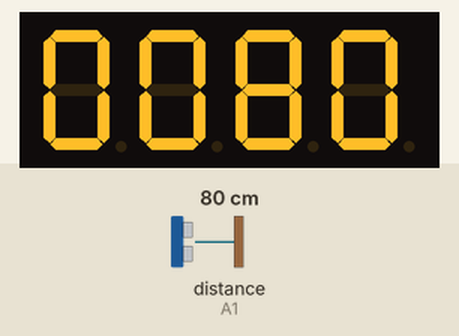
This sketch was run on a simulated Arduino Uno, built with avr-gcc and run on an emulated ATmega328P. On the bench: 4-digit seven-segment display. Wiring (inferred from the names in the program): ultrasonic range finder: trigger A0; echo A1; 4-digit 7-segment display, segments lit when HIGH: segments pin 2, pin 3, pin 4, pin 5, pin 6, pin 7, pin 8, pin 9; digit selects pin 10, pin 11, pin 12, pin 13. The inputs (shaded band) are chosen by the test bench; at power-on: distance to the obstacle (sensor on A1) 80 cm. The echo pulse lasts 58.3 µs per cm; the segment pins are drawn as the display they are named for.

Above: at 1.2 s.
1.3 s: distance to the obstacle (sensor on A1) set to 250 cm
At 1.7 s:
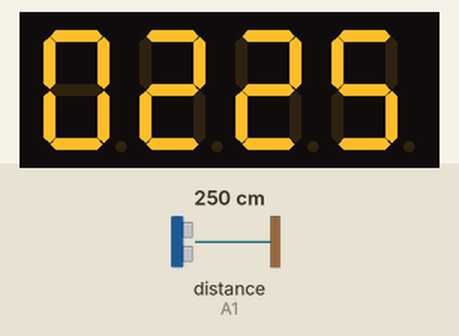
2.9 s: distance to the obstacle (sensor on A1) set to 2 cm
At 3.8 s:
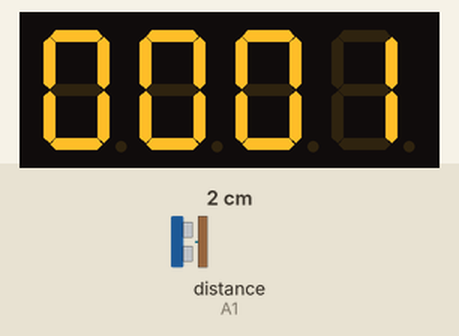
4.5 s: distance to the obstacle (sensor on A1) set to 4 cm
At 5.5 s:
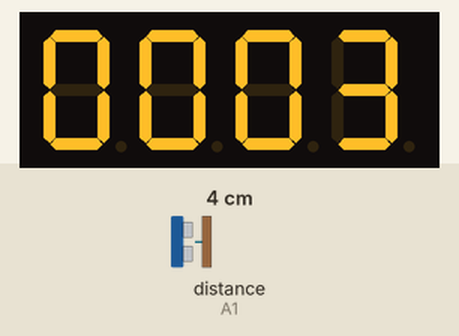
Timing chart, 0 to 7.5 s (numbered marks = the images above; inputs shaded):
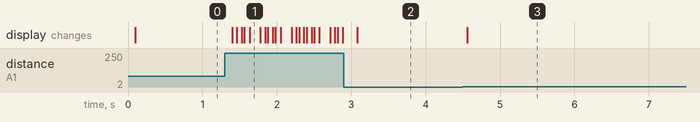

Measured:
- after the input at 1.3 s, the display: changes after 0.10 s (image 1)
- after the input at 2.9 s, the display: changes after 0.18 s (image 2)
- after the input at 4.5 s, the display: changes after 0.06 s (image 3)

The sketch:

Ultrasonic_Ranging.ino
```cpp
// display 1234
	// select pin for cathode
	int a = 2;
	int b = 3;
	int c = 4;
	int d = 5;
	int e = 6;
	int f = 7;
	int g = 8;
	int dp = 9;
	// select pin for anode
	int d4 = 13;
	int d3 = 12;
	int d2 = 11;
	int d1 = 10;
	// set variable
	long n = 1230;
	int x = 100;
	int del = 55;  // fine adjustment for clock
	int TrigPin =A0;
  int EchoPin =A1;
  int datn;
	void setup()
	{
	  pinMode(d1, OUTPUT);
	  pinMode(d2, OUTPUT);
	  pinMode(d3, OUTPUT);
	  pinMode(d4, OUTPUT);
	  pinMode(a, OUTPUT);
	  pinMode(b, OUTPUT);
	  pinMode(c, OUTPUT);
	  pinMode(d, OUTPUT);
	  pinMode(e, OUTPUT);
	  pinMode(f, OUTPUT);
	  pinMode(g, OUTPUT);
	  pinMode(dp, OUTPUT);
    pinMode(TrigPin,OUTPUT);
    pinMode(EchoPin,INPUT);
	}
/////////////////////////////////////////////////////////////
void loop()
{
// Display(1, 1);
// Display(2, 2);
// Display(3, 3);
// Display(4, 4);
displaycm();

}
///////////////////////////////////////////////////////////////
void displaycm()
{
  int r=0;
  int q=0;
  int w=0;
  int e=0;
  int l;
  digitalWrite(TrigPin,LOW);
  delayMicroseconds(2);
  digitalWrite(TrigPin,HIGH);
  delayMicroseconds(10);
  digitalWrite(TrigPin,LOW);

  datn = pulseIn(EchoPin,HIGH)/58.00;
  //datn=202;
  if(datn>225)
 {datn=225;
  }
  Serial.print("juli=");
  Serial. print(datn);
  Serial. print("cm");
  Serial. println();
  //datn=datn*10;
  //delay(1000);
      for(l=0;l<20;l++)
        {
        r=datn/1000;//千位
        q=(datn/100)%10;//百位
        w=(datn/10)%10;//十位
        e=datn%10;//个位
        Clear();
        Display(1, r);
        Display(2, q);
        Display(3, w);
        Display(4, e);
        }
}


void WeiXuan(unsigned char n)//
{
    switch(n)
     {
	case 1:
	  digitalWrite(d1,LOW);
 	  digitalWrite(d2, HIGH);
	  digitalWrite(d3, HIGH);
	  digitalWrite(d4, HIGH);
	 break;
	 case 2:
	  digitalWrite(d1, HIGH);
 	  digitalWrite(d2, LOW);
	  digitalWrite(d3, HIGH);
	  digitalWrite(d4, HIGH);
	    break;
	  case 3:
	    digitalWrite(d1,HIGH);
 	   digitalWrite(d2, HIGH);
	   digitalWrite(d3, LOW);
	   digitalWrite(d4, HIGH);
	    break;
	  case 4:
	   digitalWrite(d1, HIGH);
 	   digitalWrite(d2, HIGH);
	   digitalWrite(d3, HIGH);
	   digitalWrite(d4, LOW);
	    break;
        default :
           digitalWrite(d1, HIGH);
	   digitalWrite(d2, HIGH);
	   digitalWrite(d3, HIGH);
	   digitalWrite(d4, HIGH);
        break;
	  }
}
void Num_0()
{
  digitalWrite(a, HIGH);
  digitalWrite(b, HIGH);
  digitalWrite(c, HIGH);
  digitalWrite(d, HIGH);
  digitalWrite(e, HIGH);
  digitalWrite(f, HIGH);
  digitalWrite(g, LOW);
  digitalWrite(dp,LOW);
}
void Num_1()
{
  digitalWrite(a, LOW);
  digitalWrite(b, HIGH);
  digitalWrite(c, HIGH);
  digitalWrite(d, LOW);
  digitalWrite(e, LOW);
  digitalWrite(f, LOW);
  digitalWrite(g, LOW);
  digitalWrite(dp,LOW);
}
void Num_2()
{
  digitalWrite(a, HIGH);
  digitalWrite(b, HIGH);
  digitalWrite(c, LOW);
  digitalWrite(d, HIGH);
  digitalWrite(e, HIGH);
  digitalWrite(f, LOW);
  digitalWrite(g, HIGH);
  digitalWrite(dp,LOW);
}
void Num_3()
{
  digitalWrite(a, HIGH);
  digitalWrite(b, HIGH);
  digitalWrite(c, HIGH);
  digitalWrite(d, HIGH);
  digitalWrite(e, LOW);
  digitalWrite(f, LOW);
  digitalWrite(g, HIGH);
  digitalWrite(dp,LOW);
}
void Num_4()
{
  digitalWrite(a, LOW);
  digitalWrite(b, HIGH);
  digitalWrite(c, HIGH);
  digitalWrite(d, LOW);
  digitalWrite(e, LOW);
  digitalWrite(f, HIGH);
  digitalWrite(g, HIGH);
  digitalWrite(dp,LOW);
}
void Num_5()
{
  digitalWrite(a, HIGH);
  digitalWrite(b, LOW);
  digitalWrite(c, HIGH);
  digitalWrite(d, HIGH);
  digitalWrite(e, LOW);
  digitalWrite(f, HIGH);
  digitalWrite(g, HIGH);
  digitalWrite(dp,LOW);
}
void Num_6()
{
  digitalWrite(a, HIGH);
  digitalWrite(b, LOW);
  digitalWrite(c, HIGH);
  digitalWrite(d, HIGH);
  digitalWrite(e, HIGH);
  digitalWrite(f, HIGH);
  digitalWrite(g, HIGH);
  digitalWrite(dp,LOW);
}
void Num_7()
{
  digitalWrite(a, HIGH);
  digitalWrite(b, HIGH);
  digitalWrite(c, HIGH);
  digitalWrite(d, LOW);
  digitalWrite(e, LOW);
  digitalWrite(f, LOW);
  digitalWrite(g, LOW);
  digitalWrite(dp,LOW);
}
void Num_8()
{
  digitalWrite(a, HIGH);
  digitalWrite(b, HIGH);
  digitalWrite(c, HIGH);
  digitalWrite(d, HIGH);
  digitalWrite(e, HIGH);
  digitalWrite(f, HIGH);
  digitalWrite(g, HIGH);
  digitalWrite(dp,LOW);
}
void Num_9()
{
  digitalWrite(a, HIGH);
  digitalWrite(b, HIGH);
  digitalWrite(c, HIGH);
  digitalWrite(d, HIGH);
  digitalWrite(e, LOW);
  digitalWrite(f, HIGH);
  digitalWrite(g, HIGH);
  digitalWrite(dp,LOW);
}
void Clear()  // clear the screen
{
  digitalWrite(a, LOW);
  digitalWrite(b, LOW);
  digitalWrite(c, LOW);
  digitalWrite(d, LOW);
  digitalWrite(e, LOW);
  digitalWrite(f, LOW);
  digitalWrite(g, LOW);
  digitalWrite(dp,LOW);
}
void pickNumber(unsigned char n)// select number
{
  switch(n)
  {
   case 0:Num_0();
   break;
   case 1:Num_1();
   break;
   case 2:Num_2();
   break;
   case 3:Num_3();
   break;
   case 4:Num_4();
   break;
   case 5:Num_5();
   break;
   case 6:Num_6();
   break;
   case 7:Num_7();
   break;
   case 8:Num_8();
   break;
   case 9:Num_9();
   break;
   default:Clear();
   break;
  }
}
void Display(unsigned char x, unsigned char Number)//  take x as coordinate and display number
{
  WeiXuan(x);
  pickNumber(Number);
 delay(1);
 Clear() ; // clear the screen
}
```
